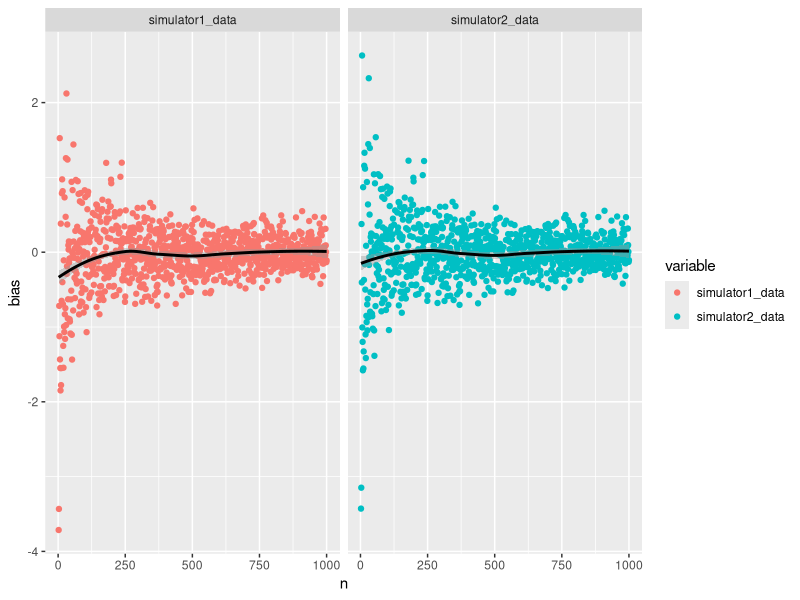

R code for this plot:
library("ggplot2")
library("reshape2")
# Part 1
simulator1 <- function(data) {
    return(sum((data - mean(data))^2) / (length(data)))
}
simulator2 <- function(data) {
    return(sum((data - mean(data))^2) / (length(data) - 1))
}
true_variance <- 2^2
data <- lapply(2:1000, function(i) rnorm(i, mean = 2, sd = sqrt(true_variance)))
simulator1_bias <- sapply(data, function(i) simulator1(i) - true_variance)
simulator2_bias <- sapply(data, function(i) simulator2(i) - true_variance)
# Part 2
bias_data <- data.frame(n = 2:1000, simulator1_data = simulator1_bias, simulator2_data = simulator2_bias)
bias_data <- melt(bias_data, value.name = "bias", id = "n")
ggplot(bias_data, aes(n, bias, colour = variable)) +
  geom_point() + geom_smooth(colour = "black") + facet_wrap(vars(variable))
# Part 3
data <- lapply(1:10000, function(i) rnorm(10, mean = 2, sd = sqrt(true_variance)))
simulator1_bias <- mean(sapply(data, function(i) simulator1(i) - true_variance))
simulator2_bias <- mean(sapply(data, function(i) simulator2(i) - true_variance))
cat("simulator1 bias is ", simulator1_bias, "\n")
cat("simulator2 bias is ", simulator2_bias, "\n")